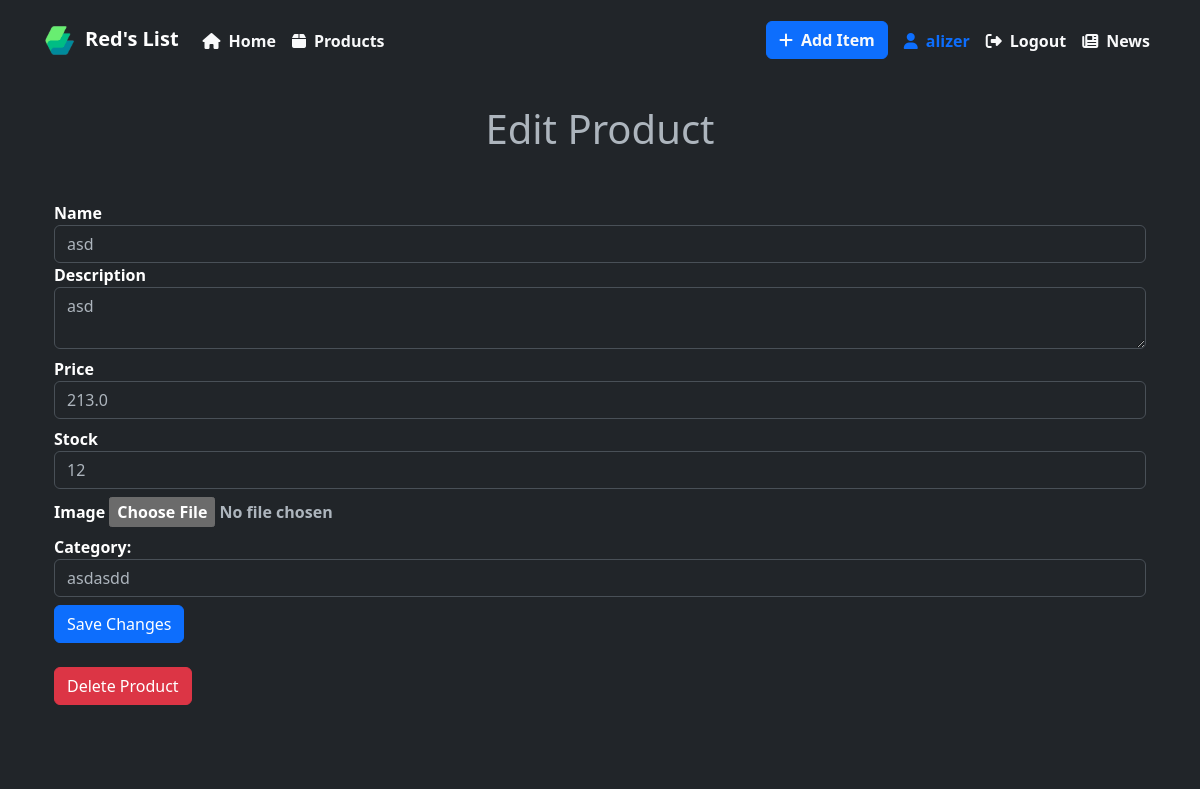
Page /edit_product/1 (signed in) on the committed database.
### app.py (models this page shows, shortened)
class User(db.Model, UserMixin):
    id = db.Column(db.Integer, primary_key=True)
    username = db.Column(db.String(80), unique=True, nullable=False)
    password_hash = db.Column(db.String(128), nullable=False)
    email = db.Column(db.String(120), unique=True, nullable=False)
    is_admin = db.Column(db.Boolean, default=False)
    is_owner = db.Column(db.Boolean, default=False)
    items = db.relationship('Item', backref='author', lazy=True)
    reset_token = db.Column(db.String(100), unique=True)
    profile_picture = db.Column(db.Text, unique=True)
    news_articles = db.relationship('News', lazy=True)  # Added relationship backref

class Item(db.Model):
    id = db.Column(db.Integer, primary_key=True)
    name = db.Column(db.String(512), nullable=False)
    description = db.Column(db.Text, nullable=False)
    price = db.Column(db.Float, nullable=False)
    stock = db.Column(db.Integer, nullable=False)
    author_id = db.Column(db.Integer, db.ForeignKey('user.id'), nullable=False)
    image_file = db.Column(db.String(512), nullable=False)
    category = db.Column(db.String(512), nullable=False)
    sales = db.relationship('Sales', backref='item', lazy=True)  # One-to-many relationship with Sales

### app.py (the view, shortened to what this page needs)
@app.route('/edit_product/<int:item_id>', methods=['GET', 'POST'])
@login_required
def edit_product(item_id):
    item = Item.query.get_or_404(item_id)
    if item.author != current_user and not current_user.is_admin:
        flash('You do not have permission to edit this item.', 'danger')
        return redirect(url_for('product_details', item_id=item.id))
    return render_template('edit_product.html', item=item)

### app.py (called while the page is built)
def check_user(user):
    user = db.session.query(User)
    if user == "None":
        new_user = User(username="DefaultUser", password="testing", email="email@gmail.com")
        db.session.add(new_user)
        db.session.commit()
    return user

@login_manager.user_loader
def load_user(user_id):
    check_user(user_id)
    if user_id is not None:
        return User.query.get(int(user_id))
    return None

### templates/edit_product.html (shortened to what this page needs)
{% extends 'layout.html' %}
{% block content %}
<div class="container">
    <h1 class="text-center">Edit Product</h1>
    <form action="{{ url_for('edit_product', item_id=item.id) }}" method="POST" enctype="multipart/form-data"
        class="mt-5">
        <div class="form-group">
            <label for="name">Name</label>
            <input type="text" name="name" id="name" value="{{ item.name }}" required class="form-control">
        </div>
        <div class="form-group mb-2">
            <label for="description">Description</label>
            <textarea name="description" id="description" required
                class="form-control">{{ item.description }}</textarea>
        </div>
        <div class="form-group mb-2">
            <label for="price">Price</label>
            <input type="number" name="price" id="price" value="{{ item.price }}" step="0.01" required
                class="form-control">
        </div>
        <div class="form-group mb-2">
            <label for="stock">Stock</label>
            <input type="number" name="stock" id="stock" value="{{ item.stock }}" required min="0" class="form-control">
        </div>
        <div class="form-group mb-2">
            <label for="image">Image</label>
            <input type="file" name="image" id="image" class="form-control-file">
        </div>
        <div class="form-group mb-2">
            <label for="category">Category:</label>
            <input type="text" name="category" class="form-control" value="{{ item.category }}">
        </div>
        <button type="submit" class="btn btn-primary btn-block">Save Changes</button>
    </form>
    <form action="{{ url_for('delete_product', item_id=item.id) }}" method="POST" class="mt-4">
        <button type="submit" class="btn btn-danger btn-block">Delete Product</button>
    </form>
</div>
{% endblock %}

### templates/layout.html (shortened to what this page needs)
<!DOCTYPE html>
<html>
<head>
    <link rel="stylesheet" type="text/css" href="{{ url_for('static', filename='style.css') }}">
    <link href="https://cdn.jsdelivr.net/npm/bootstrap@5.3.0-alpha3/dist/css/bootstrap.min.css" rel="stylesheet"
>
</head>
<body data-bs-theme="dark">
    <header>
        <nav class="navbar navbar-expand-lg navbar-dark bg-dark">
            <div class="container">
                <a class="navbar-brand" href="{{ url_for('home') }}"><img src="/static/pics/icon.png"
                        class="img-fluid me-2" style="height: 35px; width: 35px" />Red's List</a>
                <div class="collapse navbar-collapse" id="navbarNav">
                    <ul class="navbar-nav">
                        <li class="nav-item">
                            <a class="nav-link text-light" href="{{ url_for('home') }}"><i
                                    class="fa-solid fa-house me-2"></i>Home</a>
                        </li>
                        <li class="nav-item">
                            <a class="nav-link text-light" href="{{ url_for('products') }}"><i
                                    class="fa-solid fa-box me-2"></i>Products</a>
                        </li>
                            </ul>
                    <ul class="navbar-nav ms-auto">
                        {% if current_user.is_authenticated %}
                        <li class="nav-item">
                            <a href="{{ url_for('add_item') }}" class="btn btn-primary fw-bold text-light me-2"><i
                                    class="fa-solid fa-plus me-2"></i>Add Item</a>
                        </li>
                        <li class="nav-item">
                            <a href="{{ url_for('profile') }}" class="nav-link text-primary"><i
                                    class="fa-solid fa-user me-2"></i>{{ current_user.username }}</a>
                        </li>
                        <li class="nav-item">
                            <a href="{{ url_for('logout') }}" class="nav-link text-light"><i
                                    class="fa-solid fa-right-from-bracket me-2"></i>Logout</a>
                        </li>
                        <li class="nav-item">
                            <a href="{{ url_for('news') }}" class="nav-link text-light"><i
                                    class="fa-solid fa-newspaper me-2"></i>News</a>
                        </li>
                        {% endif %}
                    </ul>
                </div>
            </div>
        </nav>
    </header>
    <main class="container py-4">
        <div class="row">
            <div class="col">
                {% block content %}
                {% endblock %}
            </div>
        </div>
    </main>
    <footer class="bg-dark text-center py-3">
    </footer>
</body>
</html>

### static/style.css (style rules this page uses)
body, ul { margin: 0; padding: 0; }
header { padding: 10px; }
nav { padding: 0; }
nav .navbar-brand { font-weight: bold; }
nav .nav-link { color: #333333; transition: color 0.3s ease; }
main { padding: 20px; }
h1, h2, h3 { margin-bottom: 20px; }
footer { padding: 10px; text-align: center; }
* { font-weight: bolder; }
label { color: white; }
h1 { color: white; }

### rows in the picture
User: username "alizer"
Item: name "asd", description "asd", price "213.0", stock "12", category "asdasdd"
